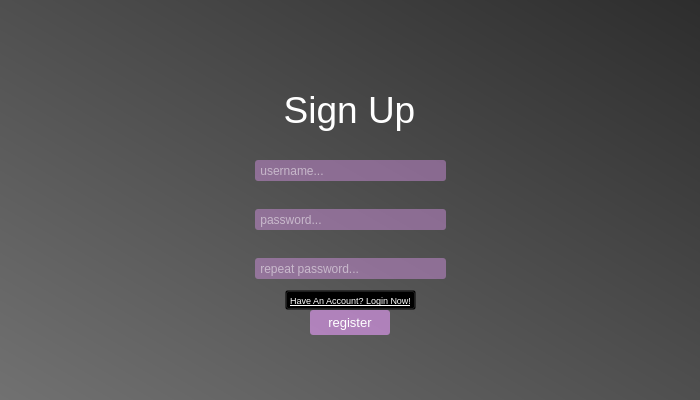
<?xml version="1.0" encoding="UTF-8"?>
<ui version="4.0">
 <class>Form</class>
 <widget class="QWidget" name="Form">
  <property name="geometry">
   <rect>
    <x>0</x>
    <y>0</y>
    <width>700</width>
    <height>400</height>
   </rect>
  </property>
  <property name="windowTitle">
   <string>Form</string>
  </property>
  <property name="styleSheet">
   <string notr="true">background:qlineargradient(spread:pad, x1:1, y1:0, x2:0, y2:1, stop:0 rgba(45, 45, 45, 255), stop:1 rgba(113, 113, 113, 255))</string>
  </property>
  <widget class="QLineEdit" name="UsernameField">
   <property name="geometry">
    <rect>
     <x>255</x>
     <y>160</y>
     <width>191</width>
     <height>21</height>
    </rect>
   </property>
   <property name="styleSheet">
    <string notr="true">background-color:rgba(236, 158, 255, 100);
border-radius:3px;
color:white;
</string>
   </property>
   <property name="placeholderText">
    <string> username...</string>
   </property>
  </widget>
  <widget class="QLineEdit" name="PasswordField">
   <property name="geometry">
    <rect>
     <x>255</x>
     <y>209</y>
     <width>191</width>
     <height>21</height>
    </rect>
   </property>
   <property name="styleSheet">
    <string notr="true">background-color:rgba(236, 158, 255, 100);
border-radius:3px;
color: white;</string>
   </property>
   <property name="echoMode">
    <enum>QLineEdit::Password</enum>
   </property>
   <property name="placeholderText">
    <string> password...</string>
   </property>
  </widget>
  <widget class="QLabel" name="TitleLabel">
   <property name="geometry">
    <rect>
     <x>284</x>
     <y>80</y>
     <width>131</width>
     <height>60</height>
    </rect>
   </property>
   <property name="font">
    <font>
     <pointsize>28</pointsize>
    </font>
   </property>
   <property name="layoutDirection">
    <enum>Qt::LeftToRight</enum>
   </property>
   <property name="styleSheet">
    <string notr="true">color:rgb(255, 255, 255);
background-color:rgba(0,0,0,0)</string>
   </property>
   <property name="text">
    <string>Sign Up</string>
   </property>
   <property name="alignment">
    <set>Qt::AlignCenter</set>
   </property>
  </widget>
  <widget class="QLabel" name="ErrorLabel">
   <property name="geometry">
    <rect>
     <x>264</x>
     <y>144</y>
     <width>171</width>
     <height>15</height>
    </rect>
   </property>
   <property name="styleSheet">
    <string notr="true">background-color:rgba(0,0,0,0);
color:rgb(255, 82, 82)
</string>
   </property>
   <property name="text">
    <string/>
   </property>
   <property name="alignment">
    <set>Qt::AlignCenter</set>
   </property>
  </widget>
  <widget class="QPushButton" name="SignupButton">
   <property name="geometry">
    <rect>
     <x>310</x>
     <y>310</y>
     <width>80</width>
     <height>25</height>
    </rect>
   </property>
   <property name="font">
    <font>
     <pointsize>10</pointsize>
    </font>
   </property>
   <property name="cursor">
    <cursorShape>ClosedHandCursor</cursorShape>
   </property>
   <property name="styleSheet">
    <string notr="true">background-color:rgba(236, 158, 255, 150);
border-radius:3px;
color: white;
</string>
   </property>
   <property name="text">
    <string>register</string>
   </property>
  </widget>
  <widget class="QPushButton" name="OldUserButton">
   <property name="geometry">
    <rect>
     <x>285</x>
     <y>290</y>
     <width>131</width>
     <height>20</height>
    </rect>
   </property>
   <property name="font">
    <font>
     <pointsize>7</pointsize>
     <underline>true</underline>
    </font>
   </property>
   <property name="cursor">
    <cursorShape>ClosedHandCursor</cursorShape>
   </property>
   <property name="styleSheet">
    <string notr="true">background-color:rgba(0,0,0,0);
color:white;</string>
   </property>
   <property name="text">
    <string>Have An Account? Login Now!</string>
   </property>
  </widget>
  <widget class="QLineEdit" name="ConfirmPasswordField">
   <property name="geometry">
    <rect>
     <x>255</x>
     <y>258</y>
     <width>191</width>
     <height>21</height>
    </rect>
   </property>
   <property name="styleSheet">
    <string notr="true">background-color:rgba(236, 158, 255, 100);
border-radius:3px;
color: white;</string>
   </property>
   <property name="echoMode">
    <enum>QLineEdit::Password</enum>
   </property>
   <property name="placeholderText">
    <string> repeat password...</string>
   </property>
  </widget>
 </widget>
 <resources/>
 <connections/>
</ui>
